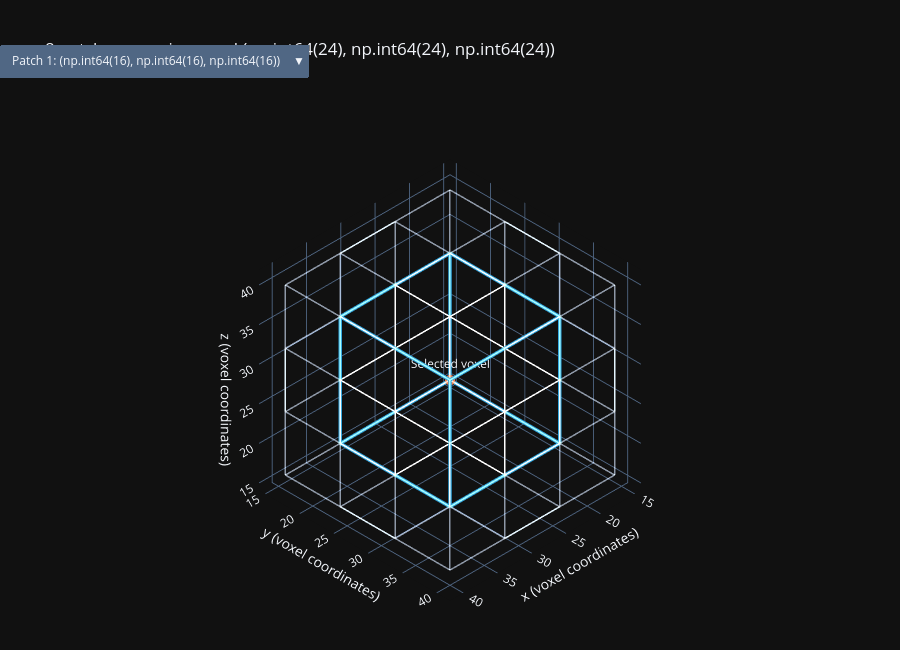

Notebook source saved alongside this figure:
### Markdown cell above
**How can one voxel sit under as many as 12 patches? (in plain words.)** Take one axis at a time. With **no
overlap** the patches sit side by side, so a voxel is in exactly **1** patch. At **50% overlap** each patch
starts halfway into the previous one, so a voxel is caught by **2** patches along that axis. In 3-D the axes
multiply: `2 × 2 × 2 = ` **8** patches on a typical **interior** voxel. The extra ones (up to **12**) appear
only near the **brain's edge**: to guarantee the last slice is covered, the final patch on each axis is pushed
back to touch the edge, so it overlaps its neighbour more than usual and a **third** patch can reach that voxel
on one axis (`3 × 2 × 2 = ` **12**). So the counts are **1** with no overlap, **8** in the interior at 50%
overlap, and **up to 12** right at the boundary — not "6, one per face".

### Code cell
# If needed, run once:
# %pip install numpy plotly nbformat

import itertools
import numpy as np
import plotly.graph_objects as go

# ── Parameters ────────────────────────────────────────────────────────
VOLUME_SHAPE = (48, 48, 48)   # voxels along x, y, z
PATCH_SIZE = (16, 16, 16)     # rectangular patches are supported
OVERLAP = 0.50               # fraction: 0.25 = 25%; or (0.25, 0.50, 0.75)
VOXEL = (24, 24, 24)         # zero-based voxel index; try (0, 24, 24)
ADD_BOUNDARY_PATCHES = False # append final patch to reach each volume boundary
SHOW_WHOLE_VOLUME = False    # False: zoom to patches covering the voxel
# ──────────────────────────────────────────────────────────────────────

shape = np.asarray(VOLUME_SHAPE, dtype=int)
size = np.asarray(PATCH_SIZE, dtype=int)
voxel = np.asarray(VOXEL, dtype=int)
overlap = np.broadcast_to(np.asarray(OVERLAP, dtype=float), (3,))

if any(a.shape != (3,) for a in (shape, size, voxel)):
    raise ValueError("Volume shape, patch size, and voxel must have 3 entries.")
if np.any(size < 1) or np.any(size > shape):
    raise ValueError("Patch dimensions must be between 1 and the volume size.")
if np.any(voxel < 0) or np.any(voxel >= shape):
    raise ValueError("VOXEL must lie inside the volume.")
if np.any(~np.isfinite(overlap)) or np.any((overlap < 0) | (overlap >= 1)):
    raise ValueError("Overlap must be between 0 (inclusive) and 1 (exclusive).")

# Integer strides: nearest integer, with a minimum of one voxel.
stride = np.maximum(1, np.floor(size * (1 - overlap) + 0.5).astype(int))
actual_overlap = 1 - stride / size

def axis_starts(length, patch, step):
    """Regular grid, optionally with an extra boundary-aligned patch."""
    starts = list(range(0, length - patch + 1, step))
    if ADD_BOUNDARY_PATCHES and starts[-1] != length - patch:
        starts.append(length - patch)
    return starts

starts = [
    axis_starts(int(n), int(p), int(s))
    for n, p, s in zip(shape, size, stride)
]

# Half-open intervals match Python slicing: start <= voxel < start + size.
covering_starts = [
    [s for s in axis if s <= v < s + p]
    for axis, v, p in zip(starts, voxel, size)
]
patches = [
    np.asarray(origin, dtype=int)
    for origin in itertools.product(*covering_starts)
]

print(f"Stride: {tuple(stride)} voxels")
print("Actual overlap: " + ", ".join(
    f"{axis}={100 * value:.1f}%"
    for axis, value in zip("xyz", actual_overlap)
))
counts = [len(axis) for axis in covering_starts]
print(
    f"Coverage at {tuple(voxel)}: "
    f"{counts[0]} × {counts[1]} × {counts[2]} = {len(patches)} patches"
)
print(f"Total patches in volume: {np.prod([len(a) for a in starts]):,}")

# Coordinates represent voxel boundaries; the marked voxel is at its centre.
corners = np.array(list(itertools.product((0, 1), repeat=3)))
edges = [
    (i, j)
    for i in range(8)
    for j in range(i + 1, 8)
    if np.count_nonzero(corners[i] != corners[j]) == 1
]

def box_lines(origin, dimensions):
    vertices = np.asarray(origin) + corners * np.asarray(dimensions)
    xyz = [[], [], []]
    for i, j in edges:
        for axis in range(3):
            xyz[axis].extend([
                float(vertices[i, axis]),
                float(vertices[j, axis]),
                None,
            ])
    return xyz

def line_trace(xyz, color, width, **kwargs):
    return go.Scatter3d(
        x=xyz[0], y=xyz[1], z=xyz[2],
        mode="lines",
        line=dict(color=color, width=width),
        showlegend=False,
        **kwargs,
    )

fig = go.Figure()

# All covering patches remain visible as faint context.
context = [[], [], []]
for origin in patches:
    lines = box_lines(origin, size)
    for axis in range(3):
        context[axis].extend(lines[axis])

fig.add_trace(line_trace(
    context, "rgba(130,140,155,0.30)", 3,
    hoverinfo="skip",
))

# One selectable highlighted outline per covering patch.
for i, origin in enumerate(patches):
    fig.add_trace(line_trace(
        box_lines(origin, size), "#36a9e1", 7,
        visible=(i == 0),
        hovertemplate=(
            f"Patch {i + 1}<br>"
            f"Start: {tuple(origin)}<br>"
            f"Stop: {tuple(origin + size)} (exclusive)"
            "<extra></extra>"
        ),
    ))

point = voxel + 0.5
fig.add_trace(go.Scatter3d(
    x=[point[0]], y=[point[1]], z=[point[2]],
    mode="markers+text",
    marker=dict(size=6, color="#ef8354"),
    text=["Selected voxel"],
    textposition="top center",
    hovertemplate=f"Voxel index: {tuple(voxel)}<extra></extra>",
    showlegend=False,
))

# Dropdown updates visibility without resetting the camera.
buttons = [
    dict(
        label="All outlines",
        method="restyle",
        args=[{"visible": [True] + [False] * len(patches) + [True]}],
    )
]
for i, origin in enumerate(patches):
    buttons.append(dict(
        label=f"Patch {i + 1}: {tuple(origin)}",
        method="restyle",
        args=[{
            "visible": (
                [True]
                + [j == i for j in range(len(patches))]
                + [True]
            )
        }],
    ))

if SHOW_WHOLE_VOLUME or not patches:
    lower, upper = np.zeros(3), shape.astype(float)
else:
    lower = np.min(patches, axis=0).astype(float)
    upper = np.max(np.asarray(patches) + size, axis=0).astype(float)

padding = np.maximum((upper - lower) * 0.08, 1)
axis_settings = {
    axis: dict(
        title=f"{axis[0]} (voxel coordinates)",
        range=[lower[i] - padding[i], upper[i] + padding[i]],
    )
    for i, axis in enumerate(("xaxis", "yaxis", "zaxis"))
}

fig.update_layout(
    template="plotly_dark",
    height=650,
    title=f"{len(patches)} patches covering voxel {tuple(voxel)}",
    margin=dict(l=0, r=0, b=0, t=110),
    scene=dict(
        **axis_settings,
        aspectmode="data",
        dragmode="orbit",
        camera=dict(projection=dict(type="orthographic")),
        uirevision="keep-camera",
    ),
    updatemenus=[dict(
        buttons=buttons,
        active=1 if patches else 0,
        direction="down",
        x=0, y=1.12,
        xanchor="left", yanchor="top",
    )],
)

fig.show(config={"scrollZoom": True, "displaylogo": False})

### Figure 1 — Plotly figure (JSON) as saved in the notebook; plotly's stock layout.template omitted (floating-point values rounded to 4 significant figures; data arrays with more than 128 entries replaced by an {"elided": "..."} marker saying what was removed)
{"data": [{"hoverinfo": "skip", "line": {"color": "rgba(130,140,155,0.30)", "width": 3}, "mode": "lines", "showlegend": false, "type": "scatter3d", "x": {"elided": "288 int values"}, "y": {"elided": "288 int values"}, "z": {"elided": "288 int values"}}, {"hovertemplate": "Patch 1<br>Start: (np.int64(16), np.int64(16), np.int64(16))<br>Stop: (np.int64(32), np.int64(32), np.int64(32)) (exclusive)<extra></extra>", "line": {"color": "#36a9e1", "width": 7}, "mode": "lines", "showlegend": false, "type": "scatter3d", "visible": true, "x": [16, 16, null, 16, 16, null, 16, 32, null, 16, 16, null, 16, 32, null, 16, 16, null, 16, 32, null, 16, 32, null, 32, 32, null, 32, 32, null, 32, 32, null, 32, 32, null], "y": [16, 16, null, 16, 32, null, 16, 16, null, 16, 32, null, 16, 16, null, 32, 32, null, 32, 32, null, 32, 32, null, 16, 16, null, 16, 32, null, 16, 32, null, 32, 32, null], "z": [16, 32, null, 16, 16, null, 16, 16, null, 32, 32, null, 32, 32, null, 16, 32, null, 16, 16, null, 32, 32, null, 16, 32, null, 16, 16, null, 32, 32, null, 16, 32, null]}, {"hovertemplate": "Patch 2<br>Start: (np.int64(16), np.int64(16), np.int64(24))<br>Stop: (np.int64(32), np.int64(32), np.int64(40)) (exclusive)<extra></extra>", "line": {"color": "#36a9e1", "width": 7}, "mode": "lines", "showlegend": false, "type": "scatter3d", "visible": false, "x": [16, 16, null, 16, 16, null, 16, 32, null, 16, 16, null, 16, 32, null, 16, 16, null, 16, 32, null, 16, 32, null, 32, 32, null, 32, 32, null, 32, 32, null, 32, 32, null], "y": [16, 16, null, 16, 32, null, 16, 16, null, 16, 32, null, 16, 16, null, 32, 32, null, 32, 32, null, 32, 32, null, 16, 16, null, 16, 32, null, 16, 32, null, 32, 32, null], "z": [24, 40, null, 24, 24, null, 24, 24, null, 40, 40, null, 40, 40, null, 24, 40, null, 24, 24, null, 40, 40, null, 24, 40, null, 24, 24, null, 40, 40, null, 24, 40, null]}, {"hovertemplate": "Patch 3<br>Start: (np.int64(16), np.int64(24), np.int64(16))<br>Stop: (np.int64(32), np.int64(40), np.int64(32)) (exclusive)<extra></extra>", "line": {"color": "#36a9e1", "width": 7}, "mode": "lines", "showlegend": false, "type": "scatter3d", "visible": false, "x": [16, 16, null, 16, 16, null, 16, 32, null, 16, 16, null, 16, 32, null, 16, 16, null, 16, 32, null, 16, 32, null, 32, 32, null, 32, 32, null, 32, 32, null, 32, 32, null], "y": [24, 24, null, 24, 40, null, 24, 24, null, 24, 40, null, 24, 24, null, 40, 40, null, 40, 40, null, 40, 40, null, 24, 24, null, 24, 40, null, 24, 40, null, 40, 40, null], "z": [16, 32, null, 16, 16, null, 16, 16, null, 32, 32, null, 32, 32, null, 16, 32, null, 16, 16, null, 32, 32, null, 16, 32, null, 16, 16, null, 32, 32, null, 16, 32, null]}, {"hovertemplate": "Patch 4<br>Start: (np.int64(16), np.int64(24), np.int64(24))<br>Stop: (np.int64(32), np.int64(40), np.int64(40)) (exclusive)<extra></extra>", "line": {"color": "#36a9e1", "width": 7}, "mode": "lines", "showlegend": false, "type": "scatter3d", "visible": false, "x": [16, 16, null, 16, 16, null, 16, 32, null, 16, 16, null, 16, 32, null, 16, 16, null, 16, 32, null, 16, 32, null, 32, 32, null, 32, 32, null, 32, 32, null, 32, 32, null], "y": [24, 24, null, 24, 40, null, 24, 24, null, 24, 40, null, 24, 24, null, 40, 40, null, 40, 40, null, 40, 40, null, 24, 24, null, 24, 40, null, 24, 40, null, 40, 40, null], "z": [24, 40, null, 24, 24, null, 24, 24, null, 40, 40, null, 40, 40, null, 24, 40, null, 24, 24, null, 40, 40, null, 24, 40, null, 24, 24, null, 40, 40, null, 24, 40, null]}, {"hovertemplate": "Patch 5<br>Start: (np.int64(24), np.int64(16), np.int64(16))<br>Stop: (np.int64(40), np.int64(32), np.int64(32)) (exclusive)<extra></extra>", "line": {"color": "#36a9e1", "width": 7}, "mode": "lines", "showlegend": false, "type": "scatter3d", "visible": false, "x": [24, 24, null, 24, 24, null, 24, 40, null, 24, 24, null, 24, 40, null, 24, 24, null, 24, 40, null, 24, 40, null, 40, 40, null, 40, 40, null, 40, 40, null, 40, 40, null], "y": [16, 16, null, 16, 32, null, 16, 16, null, 16, 32, null, 16, 16, null, 32, 32, null, 32, 32, null, 32, 32, null, 16, 16, null, 16, 32, null, 16, 32, null, 32, 32, null], "z": [16, 32, null, 16, 16, null, 16, 16, null, 32, 32, null, 32, 32, null, 16, 32, null, 16, 16, null, 32, 32, null, 16, 32, null, 16, 16, null, 32, 32, null, 16, 32, null]}, {"hovertemplate": "Patch 6<br>Start: (np.int64(24), np.int64(16), np.int64(24))<br>Stop: (np.int64(40), np.int64(32), np.int64(40)) (exclusive)<extra></extra>", "line": {"color": "#36a9e1", "width": 7}, "mode": "lines", "showlegend": false, "type": "scatter3d", "visible": false, "x": [24, 24, null, 24, 24, null, 24, 40, null, 24, 24, null, 24, 40, null, 24, 24, null, 24, 40, null, 24, 40, null, 40, 40, null, 40, 40, null, 40, 40, null, 40, 40, null], "y": [16, 16, null, 16, 32, null, 16, 16, null, 16, 32, null, 16, 16, null, 32, 32, null, 32, 32, null, 32, 32, null, 16, 16, null, 16, 32, null, 16, 32, null, 32, 32, null], "z": [24, 40, null, 24, 24, null, 24, 24, null, 40, 40, null, 40, 40, null, 24, 40, null, 24, 24, null, 40, 40, null, 24, 40, null, 24, 24, null, 40, 40, null, 24, 40, null]}, {"hovertemplate": "Patch 7<br>Start: (np.int64(24), np.int64(24), np.int64(16))<br>Stop: (np.int64(40), np.int64(40), np.int64(32)) (exclusive)<extra></extra>", "line": {"color": "#36a9e1", "width": 7}, "mode": "lines", "showlegend": false, "type": "scatter3d", "visible": false, "x": [24, 24, null, 24, 24, null, 24, 40, null, 24, 24, null, 24, 40, null, 24, 24, null, 24, 40, null, 24, 40, null, 40, 40, null, 40, 40, null, 40, 40, null, 40, 40, null], "y": [24, 24, null, 24, 40, null, 24, 24, null, 24, 40, null, 24, 24, null, 40, 40, null, 40, 40, null, 40, 40, null, 24, 24, null, 24, 40, null, 24, 40, null, 40, 40, null], "z": [16, 32, null, 16, 16, null, 16, 16, null, 32, 32, null, 32, 32, null, 16, 32, null, 16, 16, null, 32, 32, null, 16, 32, null, 16, 16, null, 32, 32, null, 16, 32, null]}, {"hovertemplate": "Patch 8<br>Start: (np.int64(24), np.int64(24), np.int64(24))<br>Stop: (np.int64(40), np.int64(40), np.int64(40)) (exclusive)<extra></extra>", "line": {"color": "#36a9e1", "width": 7}, "mode": "lines", "showlegend": false, "type": "scatter3d", "visible": false, "x": [24, 24, null, 24, 24, null, 24, 40, null, 24, 24, null, 24, 40, null, 24, 24, null, 24, 40, null, 24, 40, null, 40, 40, null, 40, 40, null, 40, 40, null, 40, 40, null], "y": [24, 24, null, 24, 40, null, 24, 24, null, 24, 40, null, 24, 24, null, 40, 40, null, 40, 40, null, 40, 40, null, 24, 24, null, 24, 40, null, 24, 40, null, 40, 40, null], "z": [24, 40, null, 24, 24, null, 24, 24, null, 40, 40, null, 40, 40, null, 24, 40, null, 24, 24, null, 40, 40, null, 24, 40, null, 24, 24, null, 40, 40, null, 24, 40, null]}, {"hovertemplate": "Voxel index: (np.int64(24), np.int64(24), np.int64(24))<extra></extra>", "marker": {"color": "#ef8354", "size": 6}, "mode": "markers+text", "showlegend": false, "text": ["Selected voxel"], "textposition": "top center", "type": "scatter3d", "x": [24.5], "y": [24.5], "z": [24.5]}], "layout": {"height": 650, "margin": {"b": 0, "l": 0, "r": 0, "t": 110}, "scene": {"aspectmode": "data", "camera": {"projection": {"type": "orthographic"}}, "dragmode": "orbit", "uirevision": "keep-camera", "xaxis": {"range": [14.08, 41.92], "title": {"text": "x (voxel coordinates)"}}, "yaxis": {"range": [14.08, 41.92], "title": {"text": "y (voxel coordinates)"}}, "zaxis": {"range": [14.08, 41.92], "title": {"text": "z (voxel coordinates)"}}}, "title": {"text": "8 patches covering voxel (np.int64(24), np.int64(24), np.int64(24))"}, "updatemenus": [{"active": 1, "buttons": [{"args": [{"visible": [true, false, false, false, false, false, false, false, false, true]}], "label": "All outlines", "method": "restyle"}, {"args": [{"visible": [true, true, false, false, false, false, false, false, false, true]}], "label": "Patch 1: (np.int64(16), np.int64(16), np.int64(16))", "method": "restyle"}, {"args": [{"visible": [true, false, true, false, false, false, false, false, false, true]}], "label": "Patch 2: (np.int64(16), np.int64(16), np.int64(24))", "method": "restyle"}, {"args": [{"visible": [true, false, false, true, false, false, false, false, false, true]}], "label": "Patch 3: (np.int64(16), np.int64(24), np.int64(16))", "method": "restyle"}, {"args": [{"visible": [true, false, false, false, true, false, false, false, false, true]}], "label": "Patch 4: (np.int64(16), np.int64(24), np.int64(24))", "method": "restyle"}, {"args": [{"visible": [true, false, false, false, false, true, false, false, false, true]}], "label": "Patch 5: (np.int64(24), np.int64(16), np.int64(16))", "method": "restyle"}, {"args": [{"visible": [true, false, false, false, false, false, true, false, false, true]}], "label": "Patch 6: (np.int64(24), np.int64(16), np.int64(24))", "method": "restyle"}, {"args": [{"visible": [true, false, false, false, false, false, false, true, false, true]}], "label": "Patch 7: (np.int64(24), np.int64(24), np.int64(16))", "method": "restyle"}, {"args": [{"visible": [true, false, false, false, false, false, false, false, true, true]}], "label": "Patch 8: (np.int64(24), np.int64(24), np.int64(24))", "method": "restyle"}], "direction": "down", "x": 0, "xanchor": "left", "y": 1.12, "yanchor": "top"}]}}
